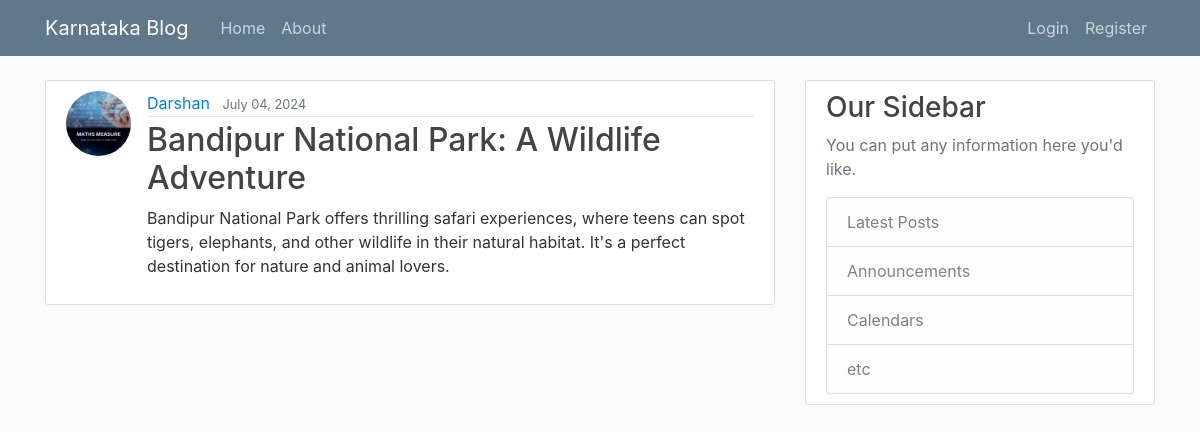
The app's page /post/36/ with its own data.
### blog/models.py (models this page shows, shortened)
class Post(models.Model):
    title = models.CharField(max_length=100)
    content = models.TextField()
    date_posted = models.DateTimeField(default= timezone.now)
    author = models.ForeignKey(User,on_delete= models.CASCADE)

### user/models.py (models this page shows, shortened)
class Profile(models.Model):
    user = models.OneToOneField(User, on_delete=models.CASCADE)
    image = models.ImageField(default='default.jpg', upload_to='profile_pics/')
    country_name = models.CharField(max_length=100)

### blog/views.py (the view)
# urls.py: path('post/<int:pk>/', PostDetailView.as_view(), name='post-detail'),
class PostDetailView(DetailView):
     model = Post

### blog/templates/blog/post_detail.html (shortened to what this page needs)
 {% extends "blog/base.html" %}
 {%block content %}
 <article class="media content-section">
     <img class="rounded-circle article-img" src="{{ object.author.profile.image.url }}">
     <div class="media-body">
         <div class="article-metadata">
             <a class="mr-2" href="{% url 'user-posts' object.author.username %}">{{ object.author }}</a>
             <small class="text-muted">{{ object.date_posted|date:"F d, Y" }}</small>
         </div>
         <h2 class="article-title">{{ object.title }}</h2>
         <p class="article-content">{{ object.content }}</p>
     </div>
 </article>
{% endblock content %}

### blog/static/blog/main.css (style rules this page uses)
body { background: #fafafa; color: #333333; margin-top: 5rem; }
h1, h2, h3, h4, h5, h6 { color: #444444; }
.content-section { background: #ffffff; padding: 10px 20px; border: 1px solid #dddddd; border-radius: 3px; margin-bottom: 20px; }
.article-title { color: #444444; }
.article-content { white-space: pre-line; }
.article-img { height: 65px; width: 65px; margin-right: 16px; }
.article-metadata { padding-bottom: 1px; margin-bottom: 4px; border-bottom: 1px solid #e3e3e3 }

### records on screen
Post: author.profile.image (picture), author "Darshan", date_posted "July 04, 2024", title "Bandipur National Park: A Wildlife Adventure", content "Bandipur National Park offers thrilling safari experiences, where teens can spot tigers, elephants, and other wildlife in their natural habitat. It's a perfect destination for nature and animal lovers."
